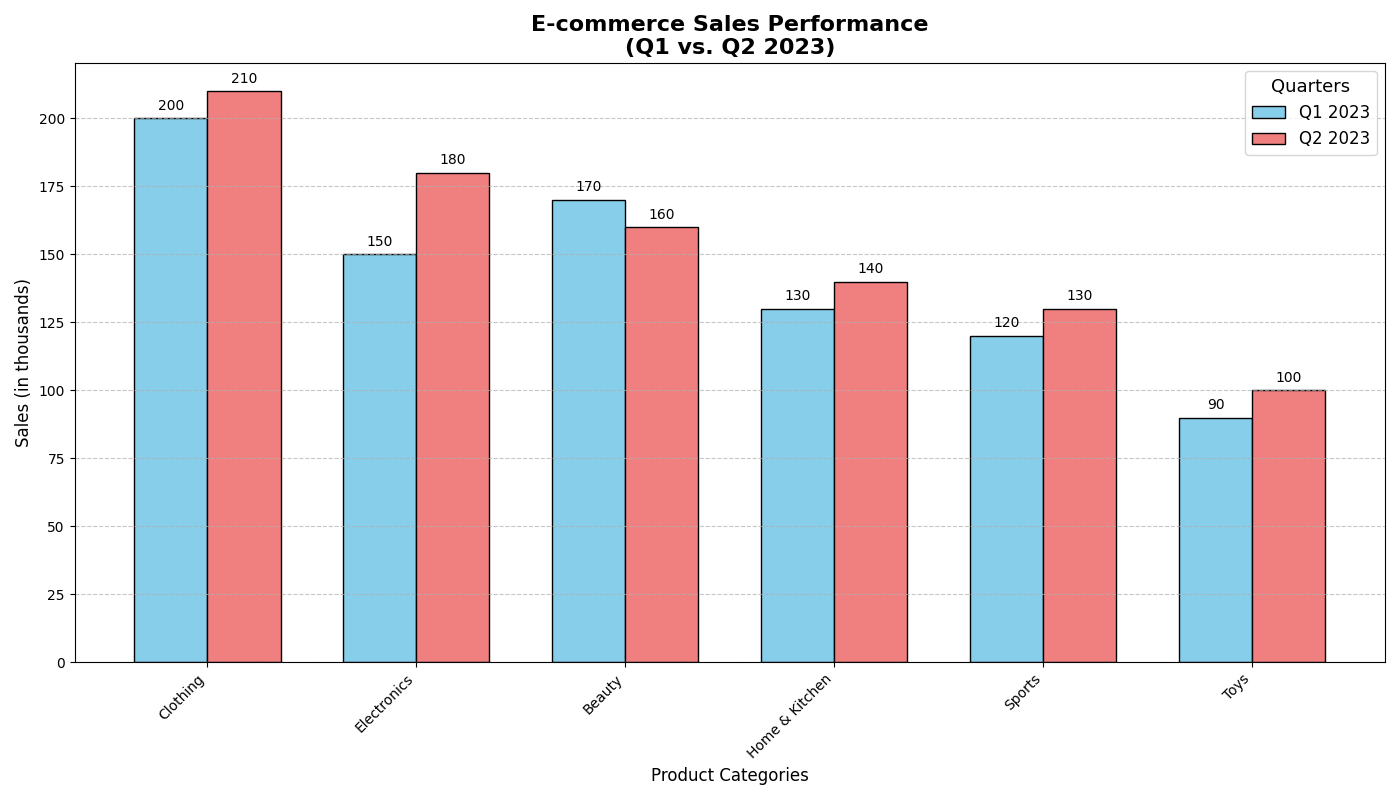

Python code for this plot:
import matplotlib.pyplot as plt
import numpy as np

# Define product categories
categories = ['Electronics', 'Clothing', 'Home & Kitchen', 'Sports', 'Beauty', 'Toys']

# Sales data for Q1 and Q2 in 2023 (in thousands of units)
sales_q1 = np.array([150, 200, 130, 120, 170, 90])
sales_q2 = np.array([180, 210, 140, 130, 160, 100])

# Calculate total sales for sorting (descending order)
total_sales = sales_q1 + sales_q2
sorted_indices = np.argsort(-total_sales)
categories = [categories[i] for i in sorted_indices]
sales_q1 = sales_q1[sorted_indices]
sales_q2 = sales_q2[sorted_indices]

# Create a sorted bar chart
fig, ax = plt.subplots(figsize=(14, 8))
width = 0.35
x = np.arange(len(categories))

# Bar plots
bars1 = ax.bar(x - width/2, sales_q1, width, label='Q1 2023', color='skyblue', edgecolor='black')
bars2 = ax.bar(x + width/2, sales_q2, width, label='Q2 2023', color='lightcoral', edgecolor='black')

# Adding data labels
for bar in bars1 + bars2:
    yval = bar.get_height()
    ax.text(bar.get_x() + bar.get_width()/2, yval + 2, int(yval), ha='center', va='bottom')

# Adding labels and title
ax.set_xlabel('Product Categories', fontsize=12)
ax.set_ylabel('Sales (in thousands)', fontsize=12)
ax.set_title('E-commerce Sales Performance\n(Q1 vs. Q2 2023)', fontsize=16, fontweight='bold')
ax.set_xticks(x)
ax.set_xticklabels(categories, rotation=45, ha='right')
ax.legend(title='Quarters', fontsize=12, title_fontsize=13)

# Grid settings
ax.yaxis.grid(True, linestyle='--', alpha=0.7)

# Automatically adjust layout
plt.tight_layout()

# Display the plot
plt.show()
